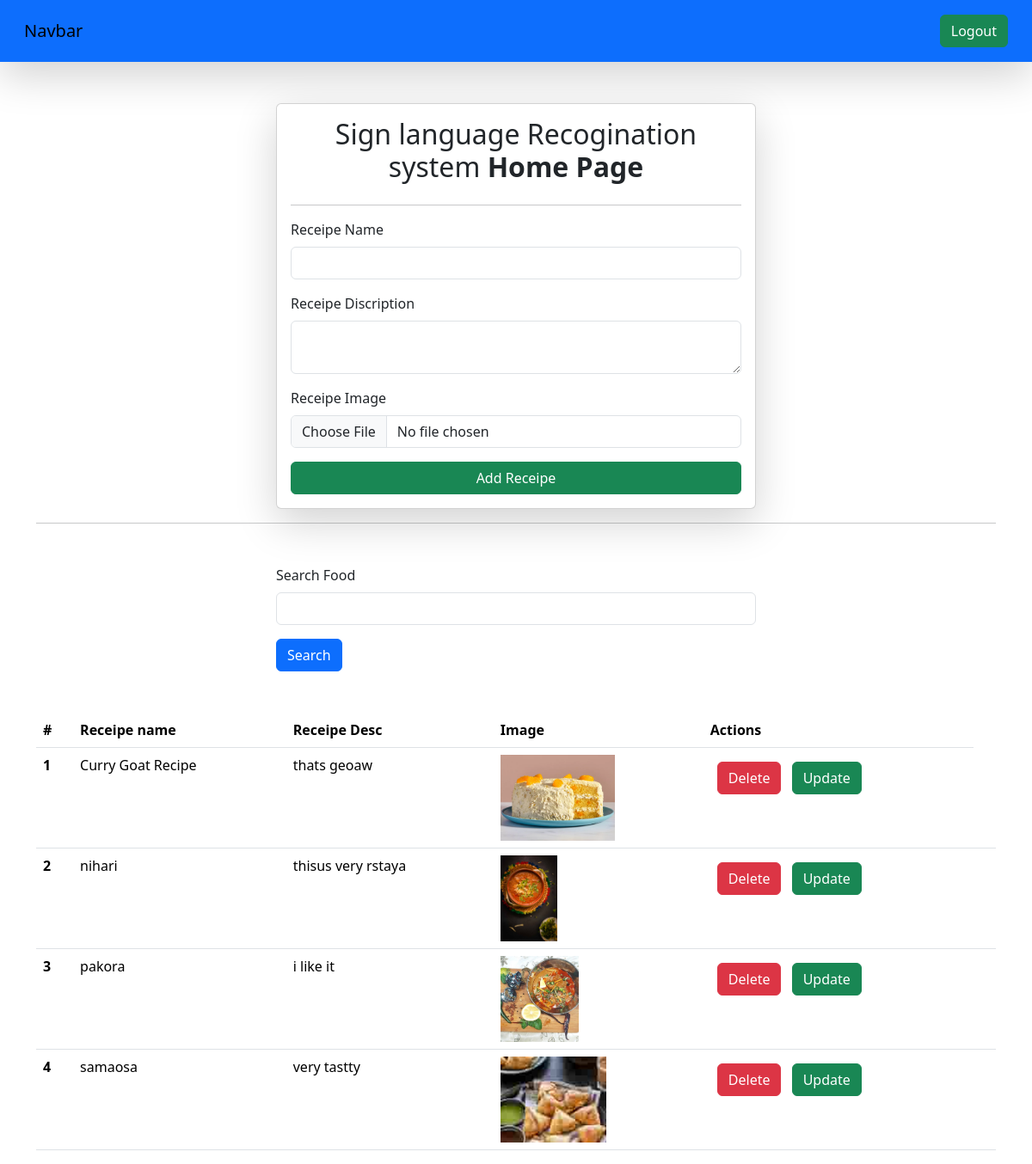
The app's page /receipes/ (signed in) with its own data.
### product/models.py (models this page shows)
class Receipe(models.Model):
    user = models.ForeignKey(User , on_delete = models.SET_NULL , null = True , blank = True)
    receipe_name = models.CharField(max_length = 100)
    receipe_deiscription = models.TextField()
    receipe_Image = models.ImageField(upload_to='receipe')

### product/views.py (the view, shortened to what this page needs)
# urls.py: path('receipes/' , receipes , name = 'receipes' ),
@ login_required(login_url="login/")
def receipes(request):
    queryset = Receipe.objects.all()
    if request.GET.get('search'):
        queryset = queryset.filter(receipe_name__icontains = request.GET.get('search'))
    context = {'receipes': queryset}
    return render(request, 'receipes.html' , context)

### product/templates/receipes.html (shortened to what this page needs)
{% extends "base.html" %}
 {% block start %}
<div class = "container mt-5">
      <form class = "col-6 mx-auto card p-3 shadow-lg" method = "post" enctype= "multipart/form-data">
        <h2 style = "text-align:center;"> Sign language Recogination system
          <b> Home Page </b>
        </h2>
        <hr>
        <div class="mb-3">
          <label for="exampleInputEmail1" class="form-label">Receipe Name</label>
          <input name= "receipe_name" required type="text" class="form-control" >
        </div>
        <div class="mb-3">
          <label for="exampleInputPassword1" class="form-label">Receipe Discription</label>
          <textarea name = "receipe_deiscription" class= "form-control" required ></textarea>
        </div>
        <div class="mb-3">
            <label for="exampleInputPassword1" class="form-label">Receipe Image</label>
            <input  name = "receipe_Image" type="file" required class="form-control" >
        </div>
        <button type="submit" class="btn btn-success">Add Receipe</button>
     </form>
     <hr>
    <div class= "mt-5">
      <div class= "mx-auto col-6">
        <form>
        <div class="mb-3" >
          <label for="exampleInputEmail1" class="form-label">Search Food</label>
          <input name= "search"  type="text" class="form-control" >
        </div>
        <button type = "submit" class = "btn btn-primary"> Search </button>
      </div>
    </div>
     <table class="table mt-5" >
      <thead>
        <tr>
          <th scope="col">#</th>
          <th scope="col">Receipe name</th>
          <th scope="col">Receipe Desc</th>
          <th scope="col">Image</th>
          <th scope="col">Actions</th>
        </tr>
      </thead>
      <tbody>
        {% for receipe in receipes %}
        <tr>
          <th scope="row">{{forloop.counter}}</th>
          <td>{{receipe.receipe_name}}</td>
          <td>{{receipe.receipe_deiscription}}</td>
          <td>
            <img src="/media/{{receipe.receipe_Image}}" style =  "height :100px" >
          </td>
          <td>
            <a href ="/delete-receipe/{{receipe.id}}/" class ="btn btn-danger m-2"> Delete </a>
            <a href ="/update-receipe/{{receipe.id}}/" class ="btn btn-success"> Update </a>
          <td>
        </tr>
        {% endfor %}
      </tbody>
    </table>
</div>
{% endblock  %}

### product/templates/base.html (shortened to what this page needs)
<!DOCTYPE html>
<html lang="en">
<head>
    <link href="https://cdn.jsdelivr.net/npm/bootstrap@5.3.2/dist/css/bootstrap.min.css" rel="stylesheet">
</head>
<body>
    <nav class="navbar p-3 bg-primary shadow-lg">
        <div class="container-fluid">
          <a class="navbar-brand">Navbar</a>
          <form class="d-flex" role="search">
            {% if request.user.is_authenticated %}
            <a href = "/logout/" class="btn btn-success" type="submit">Logout </a>
            {% else %}
            <a href = "/login/" class="btn btn-success" type="submit"> Log In </a>
            {% endif %}
          </form>
        </div>
      </nav>
    {% block start %}
    {% endblock  %}
</body>
</html>

### records on screen
Receipe: receipe_name "Curry Goat Recipe", receipe_deiscription "thats geoaw", receipe_Image (picture)
Receipe: receipe_name "nihari", receipe_deiscription "thisus very rstaya", receipe_Image (picture)
Receipe: receipe_name "pakora", receipe_deiscription "i like it", receipe_Image (picture)
Receipe: receipe_name "samaosa", receipe_deiscription "very tastty", receipe_Image (picture)
